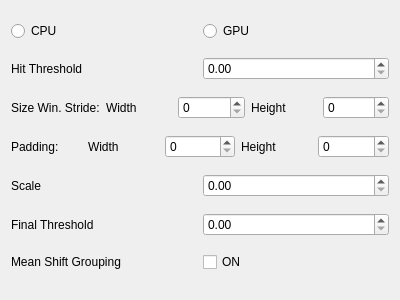
<?xml version="1.0" encoding="UTF-8"?>
<ui version="4.0">
 <class>PedestrianDetectorWidget</class>
 <widget class="QWidget" name="PedestrianDetectorWidget">
  <property name="geometry">
   <rect>
    <x>0</x>
    <y>0</y>
    <width>400</width>
    <height>300</height>
   </rect>
  </property>
  <property name="windowTitle">
   <string>Form</string>
  </property>
  <layout class="QGridLayout" name="gridLayout">
   <item row="3" column="0">
    <layout class="QHBoxLayout" name="horizontalLayout_4">
     <item>
      <widget class="QLabel" name="label_5">
       <property name="text">
        <string>Padding:</string>
       </property>
      </widget>
     </item>
     <item>
      <widget class="QLabel" name="label_6">
       <property name="text">
        <string>Width</string>
       </property>
      </widget>
     </item>
     <item>
      <widget class="QSpinBox" name="paddingWithSpinBox"/>
     </item>
     <item>
      <widget class="QLabel" name="label_7">
       <property name="text">
        <string>Height</string>
       </property>
      </widget>
     </item>
     <item>
      <widget class="QSpinBox" name="paddingHeightSpinBox"/>
     </item>
    </layout>
   </item>
   <item row="4" column="0">
    <layout class="QHBoxLayout" name="horizontalLayout_5">
     <item>
      <widget class="QLabel" name="label_8">
       <property name="text">
        <string>Scale</string>
       </property>
      </widget>
     </item>
     <item>
      <widget class="QDoubleSpinBox" name="scaleSpinBox"/>
     </item>
    </layout>
   </item>
   <item row="0" column="0">
    <layout class="QVBoxLayout" name="verticalLayout">
     <item>
      <layout class="QHBoxLayout" name="horizontalLayout">
       <item>
        <widget class="QRadioButton" name="cpuRadioButton">
         <property name="text">
          <string>CPU</string>
         </property>
        </widget>
       </item>
       <item>
        <widget class="QRadioButton" name="gpuRadioButton">
         <property name="text">
          <string>GPU</string>
         </property>
        </widget>
       </item>
      </layout>
     </item>
    </layout>
   </item>
   <item row="1" column="0">
    <layout class="QHBoxLayout" name="horizontalLayout_2">
     <item>
      <widget class="QLabel" name="label">
       <property name="text">
        <string>Hit Threshold</string>
       </property>
      </widget>
     </item>
     <item>
      <widget class="QDoubleSpinBox" name="hitThresholdSpinBox"/>
     </item>
    </layout>
   </item>
   <item row="5" column="0">
    <layout class="QHBoxLayout" name="horizontalLayout_6">
     <item>
      <widget class="QLabel" name="label_9">
       <property name="text">
        <string>Final Threshold</string>
       </property>
      </widget>
     </item>
     <item>
      <widget class="QDoubleSpinBox" name="finalThresholdSpinBox"/>
     </item>
    </layout>
   </item>
   <item row="2" column="0">
    <layout class="QHBoxLayout" name="horizontalLayout_3">
     <item>
      <widget class="QLabel" name="label_2">
       <property name="text">
        <string>Size Win. Stride:</string>
       </property>
      </widget>
     </item>
     <item>
      <widget class="QLabel" name="label_3">
       <property name="text">
        <string>Width</string>
       </property>
      </widget>
     </item>
     <item>
      <widget class="QSpinBox" name="strideWidthSpinBox"/>
     </item>
     <item>
      <widget class="QLabel" name="label_4">
       <property name="text">
        <string>Height</string>
       </property>
      </widget>
     </item>
     <item>
      <widget class="QSpinBox" name="strideHeightSpinBox"/>
     </item>
    </layout>
   </item>
   <item row="6" column="0">
    <layout class="QHBoxLayout" name="horizontalLayout_7">
     <item>
      <widget class="QLabel" name="label_10">
       <property name="text">
        <string>Mean Shift Grouping</string>
       </property>
      </widget>
     </item>
     <item>
      <widget class="QCheckBox" name="meanShiftCheckBox">
       <property name="text">
        <string>ON</string>
       </property>
      </widget>
     </item>
    </layout>
   </item>
  </layout>
 </widget>
 <resources/>
 <connections/>
</ui>
